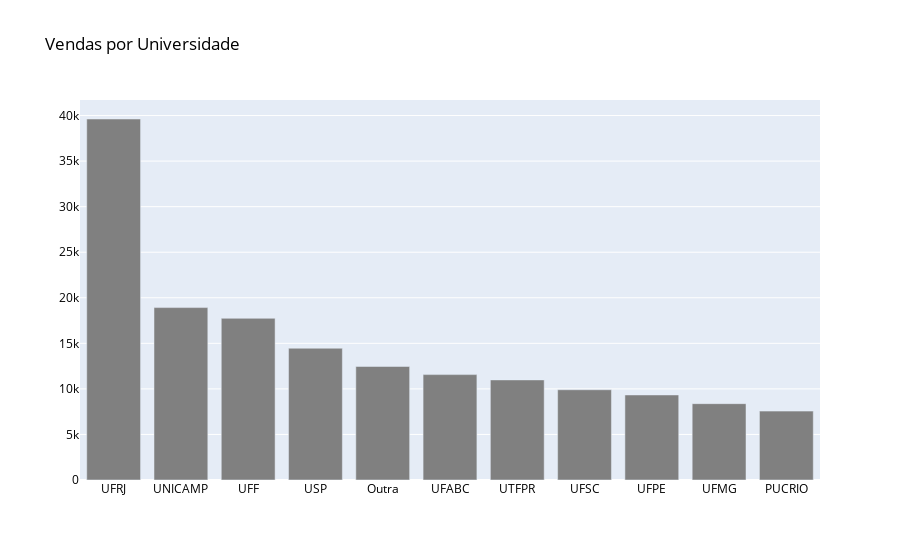

Notebook code cell kept with this figure:
### Code cell
fig = go.Figure(data=go.Bar(x=df_universidade['Universidade'], y=df_universidade['Vendas'], marker={'color': 'gray'}))
fig.update_layout(font=dict(color='black'), title_text='Vendas por Universidade', barmode='group')
fig.show()

### Figure 1 — Plotly figure (JSON) as saved in the notebook; plotly's stock layout.template omitted (floating-point values rounded to 4 significant figures)
{"data": [{"marker": {"color": "gray"}, "type": "bar", "x": ["UFRJ", "UNICAMP", "UFF", "USP", "Outra", "UFABC", "UTFPR", "UFSC", "UFPE", "UFMG", "PUCRIO"], "y": [39621, 18924, 17746, 14463, 12460, 11567, 10984, 9905, 9333, 8377, 7561]}], "layout": {"barmode": "group", "font": {"color": "black"}, "title": {"text": "Vendas por Universidade"}}}
